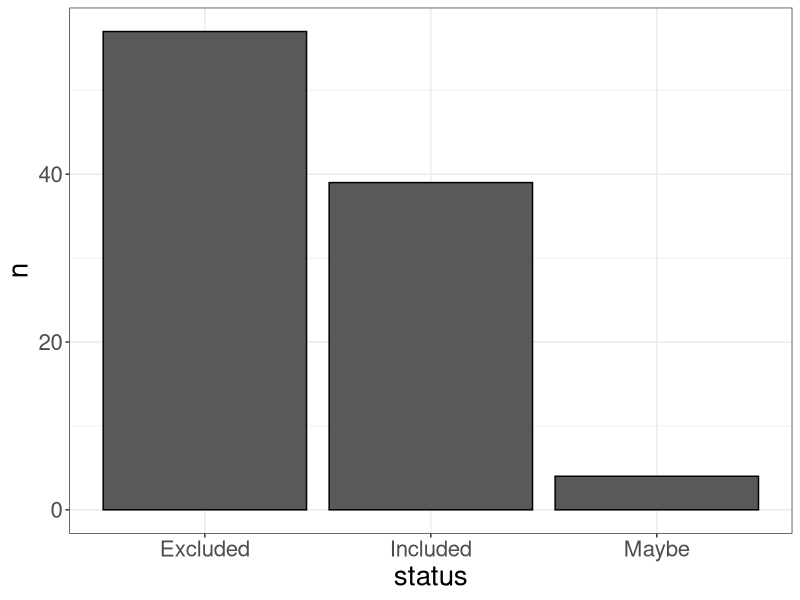
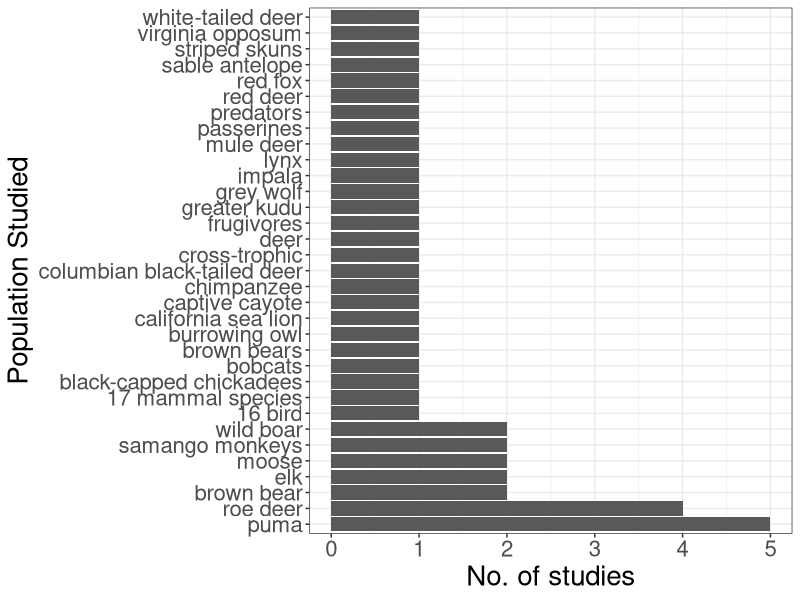
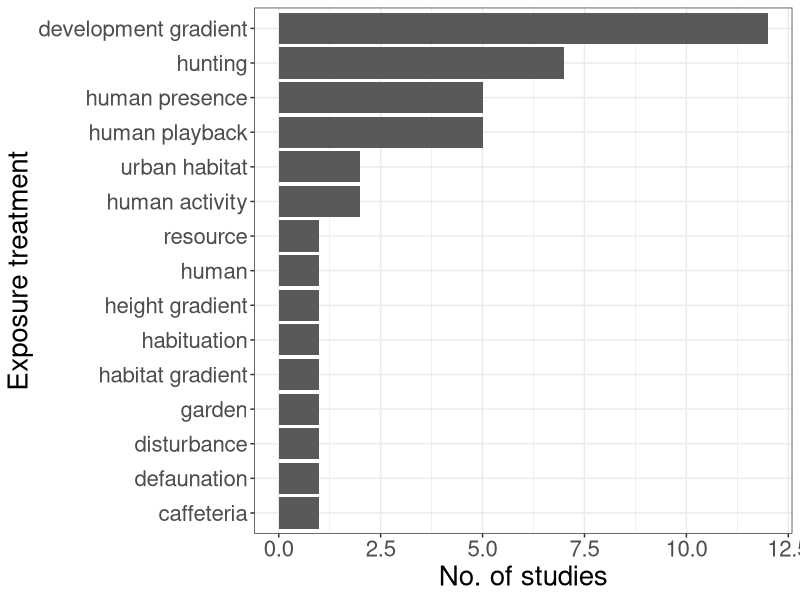
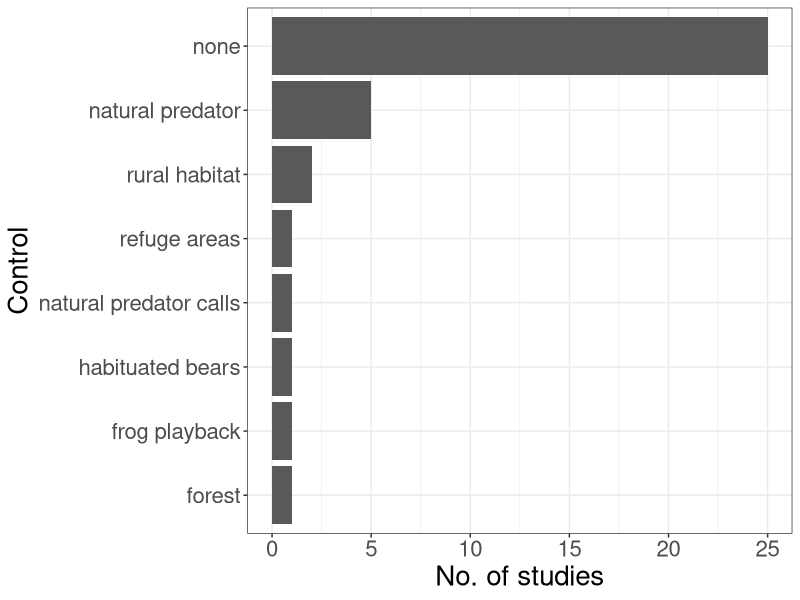
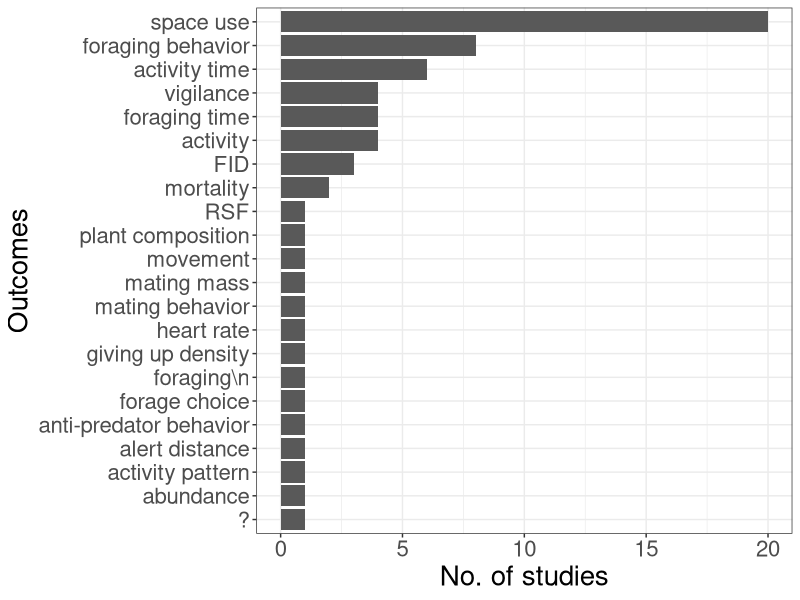

Generate these figures, in order, with R:
# analysing pilot data for intitial screening

pilot <- read.csv("pilot_1_rev.csv")

## cleaning --------

summary(pilot)

head(pilot)

library(dplyr)
library(tidyr)
library(stringr)

## function to split notes from rayyan

note_split <- function(notes) {
  
  test <- str_split(notes, "    | \\|")
  
  test <- unlist(test, use.names = T)
  
  test <- str_trim(test)
  
  test <- str_split(test, ":", simplify = T)
  
  test <- data.frame(test)
  
  test <- test%>%
    unite("value",X2:colnames(test)[ncol(test)], sep = ":")%>%
    rename(var = X1)%>%
    mutate(id = 1)
  
  test <- pivot_wider(test, id_cols = id,  names_from = var, values_from = value)
  
  return(test[2:ncol(test)])
  
}

## Splitting notes column

library(purrr)

pilot <- pilot%>%
  mutate(data = map(notes, ~note_split(.)))%>%
  select(-notes)%>%
  unnest(data)

## filtering pilotted papers

pilot <- pilot[!is.na(pilot$`RAYYAN-INCLUSION`),]

summary(pilot)
head(pilot)

## function to split reviewer and inclusion status

inc <- function(stat) {
  
  in_stat <- stat
  
  in_stat <- str_split(in_stat, "=>",simplify = T)
  
  in_stat <- str_remove_all(string = in_stat, pattern = "[:punct:]")
  
  in_stat <- str_trim(in_stat)
  
  reviewer = in_stat[1]
  
  status = in_stat[2]
  
  return(data.frame(reviewer, status))
  
}

## cleaning review status

pilot <- pilot%>%
  mutate(data = map(`RAYYAN-INCLUSION`, ~inc(.)))%>%
  select(-`RAYYAN-INCLUSION`)%>%
  unnest(data)

## function to split user notes

info_split <- function(info_str) {
  
  if(is.na(info_str)){
    
    return(NA)
    
  }else{
    
    info <- info_str
    
    info <- str_split(info, "=>")
    
    info <- unlist(info)
    
    info <- info[2]
    
    info <- str_split(info, ";")
    
    info <- unlist(info)
    
    info <- str_split(info,  ":", simplify = T)
    
    colnames(info) <- c("var", "value")
    
    info <- data.frame(info)
    
    info$value <- str_remove_all(info$value, "\\}|\\]|\\\"")
    
    info$var <- str_remove_all(info$var, "[:punct:]")
    
    info <- info%>%
      mutate(id = 1,
             var = str_trim(var),
             value = str_trim(value))%>%
      pivot_wider(id_cols = id, names_from = var, values_from = value)%>%
      select(-id)
    
    return(info)
    
  }
  
}

## splitting user notes

pilot <- pilot%>%
  mutate(data = map(`USER-NOTES`, ~info_split(.)))%>%
  select(-`USER-NOTES`)%>%
  unnest(data)

## cleaning labels

pilot$`RAYYAN-LABELS` <- str_remove_all(pilot$`RAYYAN-LABELS`, ":")

## selecting relavant vars

pilot <- pilot%>%
  select(-c(month, day, issn, volume, issue, pages, url, publisher, pubmed_id, pmc_id, `Times Cited in Web of Science Core Collection`, `Total Times Cited`, `Cited Reference Count`))


## Analysis and plotting --------

library(ggplot2)

theme_set(theme_bw()+
            theme(text = element_text(size = 20)))

## hit rate

pilot%>%
  count(status)%>%
  ggplot(aes(status, n))+
  geom_col(col = "black")

pilot%>%
  count(status)%>%
  spread(status, n)%>%
  summarise(hit.rate = Included/(Excluded + Included + Maybe))

## population studied

### Function to split data 

data_split <- function(data){
  
  pops <- data
  
  pops <- str_split(pops, ",")
  
  pops <- unlist(pops)
  
  pops <- str_trim(pops)
  
  pops <- data.frame(table(pops))
  
  return(pops)
  
}

pops <- data_split(pilot$population)

pops%>%
  ggplot(aes(reorder(pops, -Freq), Freq))+
  geom_col()+
  coord_flip()+
  labs(x = "Population Studied", y = "No. of studies")
  
  
## interventions

### merging exposure and interventions

pilot <- pilot%>%
  mutate(exposure = ifelse(is.na(exposure), intervention, exposure),
         # cleaning exposure data
         exposure = ifelse(grepl("development*", exposure), "development gradient", exposure),
         exposure = ifelse(grepl("call*|playback*", exposure), "human playback", exposure),
         exposure = ifelse(grepl("activit*", exposure), "human activity", exposure),
         exposure = ifelse(grepl("hunt*", exposure), "hunting", exposure))



exposure <- data_split(pilot$exposure)

exposure%>%
  ggplot(aes(reorder(pops, Freq), Freq))+
  geom_col()+
  coord_flip()+
  labs(x = "Exposure treatment", y = "No. of studies")

## controls

pilot <- pilot%>%
  mutate(control = ifelse(grepl("none", control), "none", control),
         control = ifelse(grepl("lynx|puma", control), "natural predator",control))

controls <- data_split(pilot$control)

controls%>%
  ggplot(aes(reorder(pops, Freq), Freq))+
  geom_col()+
  coord_flip()+
  labs(x = "Control", y = "No. of studies")

## outcomes

pilot <- pilot%>%
  mutate(outcome = ifelse(grepl("activity times", outcome), "activity time", outcome),
         outcome = ifelse(grepl("foraging\n", outcome), "foraging behavior", outcome))

outcomes <- data_split(pilot$outcome)

outcomes%>%
  ggplot(aes(reorder(pops, Freq), Freq))+
  geom_col()+
  coord_flip()+
  labs(x = "Outcomes", y = "No. of studies")

## export for full text screening

full_text <- filter(pilot, status == "Included" | status == "Maybe")

write.csv(full_text, "pilot_full-text.csv", row.names = F, na = "")
